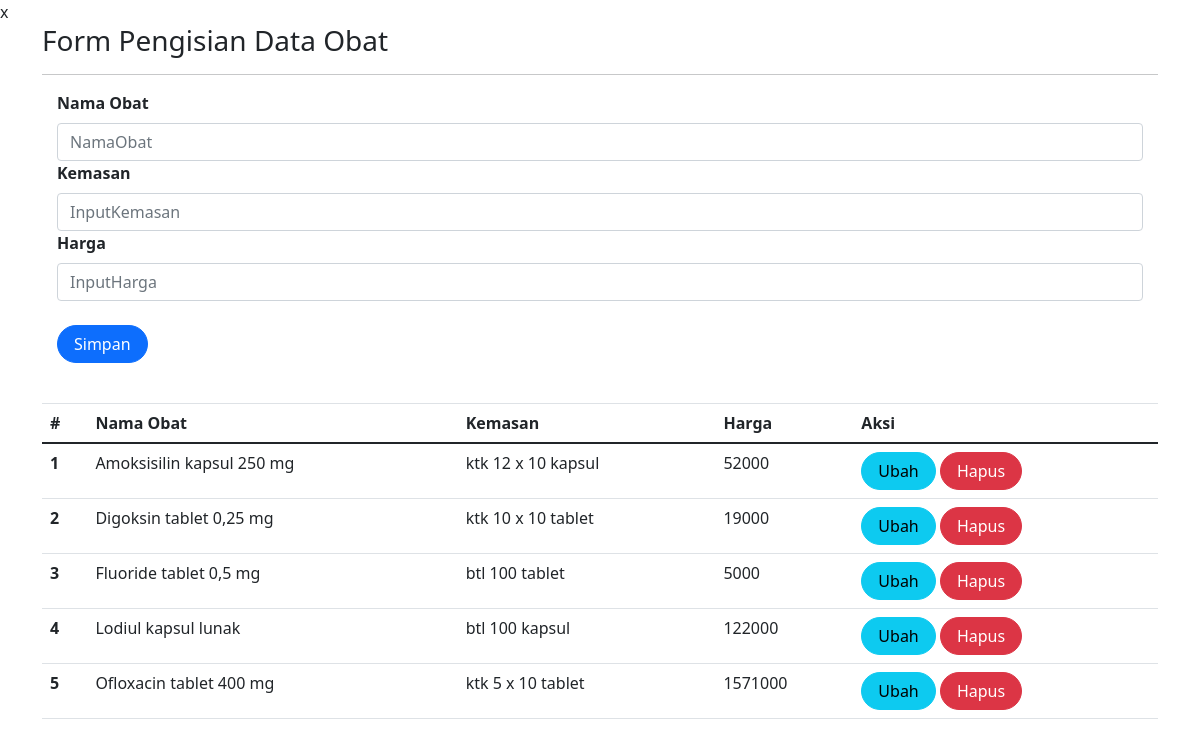
/obat.php, run on the app's committed database.
### tables this page shows
CREATE TABLE `obat` (
  `id` int(10) NOT NULL,
  `nama_obat` varchar(50) DEFAULT NULL,
  `kemasan` varchar(255) DEFAULT NULL,
  `harga` int(11) DEFAULT NULL
);

### obat.php (the view, shortened to what this page needs)
x<?php
include_once("koneksi.php");
?>
<!DOCTYPE html>
<html lang="en">
<head>
    <link rel="stylesheet" href="assets/css/bootstrap.css">
    <link rel='stylesheet' href='styleku.css'>
    <link href="https://cdn.jsdelivr.net/npm/bootstrap@5.0.2/dist/css/bootstrap.min.css"
    rel="stylesheet"
>
</head>
<body>
<div class="container">
<h3>
    Form Pengisian Data Obat
</h3>
<hr>
<form class="form" method="POST" action="" name="myForm" onsubmit="return(validate());">
    <?php
    $nama_obat = '';
    $kemasan ='';
    $harga = '';
    ?>
    <div class="col">
        <label for="inputNamaObat" class="form-label fw-bold">
            Nama Obat
        </label>
        <input type="text" class="form-control" name="nama_obat" id="inputNamaObat" placeholder="NamaObat" value="<?php echo $nama_obat ?>">
    </div>
        <div class="col">
            <label for="inputKemasan" class="form-label fw-bold">
                Kemasan
            </label>
            <input type="text" class="form-control" name="kemasan" id="inputKemasan" placeholder="InputKemasan" value="<?php echo $kemasan ?>">
        </div>
        <div class="col">
            <label for="inputHarga" class="form-label fw-bold">
                Harga
            </label>
            <input type="text" class="form-control" name="harga" id="inputHarga" placeholder="InputHarga" value="<?php echo $harga ?>">
        </div>
        <br>
        <div class="col">
            <button type="submit" class="btn btn-primary rounded-pill px-3" name="simpan">Simpan</button>
        </div>
</form>
<table class="table table-hover">
    <thead>
        <tr>
            <th scope="col">#</th>
            <th scope="col">Nama Obat</th>
            <th scope="col">Kemasan</th>
            <th scope="col">Harga</th>
            <th scope="col">Aksi</th>
        </tr>
    </thead>
    <tbody>
        <?php
		$result = mysqli_query($koneksi, "SELECT * FROM obat ORDER BY nama_obat");
		$no = 1;
		while ($data = mysqli_fetch_assoc($result)) {
		?>
			<tr>
				<th scope="row"><?php echo $no++ ?></th>
				<td><?php echo htmlspecialchars($data['nama_obat']) ?></td>
				<td><?php echo isset($data['kemasan']) ? htmlspecialchars($data['kemasan']) : ''; ?></td>
				<td><?php echo isset($data['harga']) ? htmlspecialchars($data['harga']) : ''; ?></td>
				<td>
					<a class="btn btn-info rounded-pill px-3" href="obat.php?id=<?php echo $data['id'] ?>">Ubah</a>
					<a class="btn btn-danger rounded-pill px-3" href="obat.php?id=<?php echo $data['id'] ?>&aksi=hapus">Hapus</a>
				</td>
			</tr>
		<?php
		}
		?>
    </tbody>
</table>
</body>
</html>

### styleku.css (style rules this page uses)
body { font-family: 'Poppins', sans-serif; font-size: 16px; line-height: 24px; font-weight: 400; color: #212112; background-position: center; background-repeat: repeat; background-size: 7%; background-color: #fff; overflow-x: hidden; transition: all 200ms linear; }

### data on the page
obat: nama_obat "Amoksisilin kapsul 250 mg", kemasan "ktk 12 x 10 kapsul", harga "52000"
obat: nama_obat "Digoksin tablet 0,25 mg", kemasan "ktk 10 x 10 tablet", harga "19000"
obat: nama_obat "Fluoride tablet 0,5 mg", kemasan "btl 100 tablet", harga "5000"
obat: nama_obat "Lodiul kapsul lunak", kemasan "btl 100 kapsul", harga "122000"
obat: nama_obat "Ofloxacin tablet 400 mg", kemasan "ktk 5 x 10 tablet", harga "1571000"
